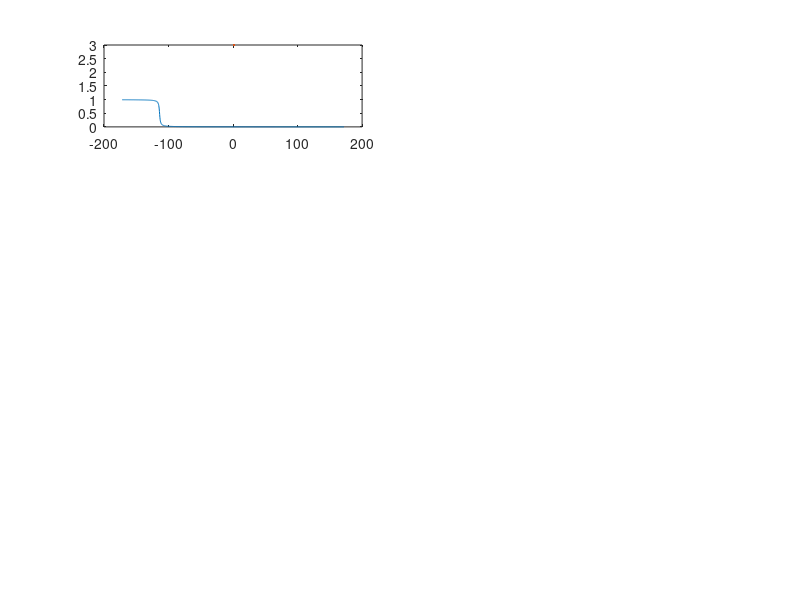

Source code (MATLAB): (Note: this script raises an error after producing the figure.)
clear all
close all

x = linspace(-3,3,1000);
imu = linspace(3,-3,1000);

As = 2;
Al = 2;
Ss = 1;

KdMax = 3.0;
kdMin = 0.5;

zero_leg = -4.0;
zero_shoulder = 0.07;

Slack = abs(zero_shoulder-zero_leg);

midpoint = 2.04;
As = 3; Al = 2; Ss = 1; L1 = 4.5; L2 = 2.5;
Switch_shoulder = 1-(1/pi)*atan(rad2deg(x+midpoint)-10) -0.5;
Switch_leg = 1-(1/pi)*atan(-rad2deg(x-midpoint) -3)-0.5; 


switching = 1-(1/pi)*atan(rad2deg(imu)+20)-1 ;

Ts = As*sin(rad2deg(x-midpoint)/10) + As;
Tleg = As*sin(rad2deg(x+midpoint)/10) -As

Ts_switch = (As*sin(rad2deg(x-midpoint)/10) + As).*((1/pi)*atan(rad2deg(x-midpoint)+18) +0.5);
Tleg_switch = (As*sin(rad2deg(x+midpoint)/10) -As).*((1/pi)*atan(-rad2deg(x+midpoint) +20)+0.5)



figure(1)

subplot(4,2,1)
plot(rad2deg(imu),Switch_leg,LineWidth=3)
title("$SW_{leg}$ (Switching)",Interpreter="latex",FontSize=20)
xlabel("$\theta_{mot} (degrees)$",Interpreter="latex",FontSize=15)
ylabel("ON/OFF",Interpreter="latex",FontSize=15)
xregion(-100,200,"FaceColor", 'g');
xregion(-200,-100,"FaceColor", 'b');
txt1 = {'Leg ON'};
text(-180,0.5,txt1, fontsize=15)
txt2 = {'Leg OFF'};
text(50,0.5,5,txt2,fontsize=15)

subplot(4,2,2)
plot(rad2deg(imu),Switch_shoulder,LineWidth=3)
title("$SW_{shoulder}$ (Switching)",Interpreter="latex",FontSize=20)
xlabel("$\theta_{mot} (degrees)$",Interpreter="latex",FontSize=15)
ylabel("ON/OFF",Interpreter="latex",FontSize=15)
xregion(100,200,"FaceColor", 'r');
xregion(-200,100,"FaceColor", 'g');
txt1 = {'Shoulder OFF'};
text(-100,0.5,txt1, fontsize=15)
txt2 = {'Shoulder',' ON'};
text(120,0.5,5,txt2,fontsize=15)



subplot(4,2,3)
plot(rad2deg(x),Tleg,LineWidth=3)
title("$\tau_{leg} $",Interpreter="latex",FontSize=20)
xlabel("$\theta_{mot} (degrees)$",Interpreter="latex",FontSize=15)
ylabel("$\tau_{mot} (N.m)$",Interpreter="latex",FontSize=15)
xregion(-100,100,"FaceColor", 'g'); % Note, 80 is the end point so if you pan past 80, the region will stop.
xregion(100, 200, "FaceColor", [1 0 0]);
xregion(-100, -200, "FaceColor", [0 0 0.6]); 
ylabel("$\tau_{mot} (N.m)$",Interpreter="latex",FontSize=15)
txt1 = {'Leg','ON'};
text(-180,-3,txt1, fontsize=15)
txt2 = {'Slack'};
text(-20,-3,5,txt2,fontsize=15)
txt3 = {'Shoulder','ON'};
text(120,-3,5,txt3,fontsize=15)




subplot(4,2,4)
plot(rad2deg(x),Ts,LineWidth=3)
title("$\tau_{shoulder} $",Interpreter="latex",FontSize=20)
xlabel("$\theta_{mot} (degrees)$",Interpreter="latex",FontSize=15)
ylabel("$\tau_{mot} (N.m)$",Interpreter="latex",FontSize=15)
xregion(-100,100,"FaceColor", 'g'); % Note, 80 is the end point so if you pan past 80, the region will stop.
xregion(100, 200, "FaceColor", [1 0 0]);
xregion(-100, -200, "FaceColor", [0 0 0.6]); 
ylabel("$\tau_{mot} (N.m)$",Interpreter="latex",FontSize=15)
txt1 = {'Leg','ON'};
text(-180,3,txt1, fontsize=15)
txt2 = {'Slack'};
text(-20,3,5,txt2,fontsize=15)
txt3 = {'Shoulder','ON'};
text(120,3,5,txt3,fontsize=15)

subplot(4,2,5)
plot(rad2deg(x),Tleg_switch,LineWidth=3)
title("$\tau_{leg}^{SW}$",Interpreter="latex",FontSize=20)
xlabel("$\theta_{mot} (degrees)$",Interpreter="latex",FontSize=15)
ylabel("$\tau_{mot} (N.m)$",Interpreter="latex",FontSize=15)
xregion(-100,100,"FaceColor", 'g'); % Note, 80 is the end point so if you pan past 80, the region will stop.
xregion(100, 200, "FaceColor", [1 0 0]);
xregion(-100, -200, "FaceColor", [0 0 0.6]); 
ylabel("$\tau_{mot} (N.m)$",Interpreter="latex",FontSize=15)
txt1 = {'Leg','ON'};
text(-180,-3,txt1, fontsize=15)
txt2 = {'Slack'};
text(-20,-3,5,txt2,fontsize=15)
txt3 = {'Shoulder','ON'};
text(120,-3,5,txt3,fontsize=15)


subplot(4,2,6)
plot(rad2deg(x),Ts_switch,LineWidth=3)
title("$\tau_{shoulder}^{SW}$",Interpreter="latex",FontSize=20)
xlabel("$\theta_{mot} (degrees)$",Interpreter="latex",FontSize=15)
ylabel("$\tau_{mot} (N.m)$",Interpreter="latex",FontSize=15)
xregion(-100,100,"FaceColor", 'g'); % Note, 80 is the end point so if you pan past 80, the region will stop.
xregion(100, 200, "FaceColor", [1 0 0]);
xregion(-100, -200, "FaceColor", [0 0 0.6]); 
ylabel("$\tau_{mot} (N.m)$",Interpreter="latex",FontSize=15)
txt1 = {'Leg','ON'};
text(-180,3,txt1, fontsize=15)
txt2 = {'Slack'};
text(-20,3,5,txt2,fontsize=15)
txt3 = {'Shoulder','ON'};
text(120,3,5,txt3,fontsize=15)


subplot(4,2,7)
plot(rad2deg(x),Ts_switch + Tleg_switch,LineWidth=3)
title("$\tau_{motor} = \tau_{shoulder}^{SW} + \tau_{leg}^{SW}$",Interpreter="latex",FontSize=20)
xlabel("$\theta_{mot} (degrees)$",Interpreter="latex",FontSize=15)
ylabel("$\tau_{mot} (N.m)$",Interpreter="latex",FontSize=15)
xregion(-100,100,"FaceColor", 'g'); % Note, 80 is the end point so if you pan past 80, the region will stop.
xregion(100, 200, "FaceColor", [1 0 0]);
xregion(-100, -200, "FaceColor", [0 0 0.6]); 
ylabel("$\tau_{mot} (N.m)$",Interpreter="latex",FontSize=15)
txt1 = {'Leg','ON'};
text(-180,3,txt1, fontsize=15)
txt2 = {'Slack'};
text(-20,3,5,txt2,fontsize=15)
txt3 = {'Shoulder','ON'};
text(120,3,5,txt3,fontsize=15)

subplot(4,2,8)
plot(rad2deg(x),switching,LineWidth=3)
title("$SW_{imu}$", Interpreter="latex",fontsize=20)
xlabel("$\theta_{imu} (degrees)$",Interpreter="latex",FontSize=15)
ylabel("$\tau_{mot} (N.m)$",Interpreter="latex",FontSize=15)
xregion(10,200,"FaceColor", [0 0.7 0]); % Note, 80 is the end point so if you pan past 80, the region will stop.
xregion(-200, 10, "FaceColor", [0 1 0]);
ylabel("$\tau_{mot} (N.m)$",Interpreter="latex",FontSize=15)



%%%%%%%%%%%%%%%%%%%%% 3d graph %%%%%%%%%%%%%%%

%colormaps
mymap1 = [0 0 0.7
    0 0 0.7
    0 0 0.7
    0 0 0.7
    1 1 1
    1 1 1
    1 1 1
    1 1 1
    1 1 1
    1 1 1
    1 1 1
    1 1 1
    1 1 1
    1 1 1
    1 1 1
    0.7 0 0
    0.7 0 0
    0.7 0 0
    0.7 0 0];

mymap2 = [0 1 0
    0 0.5 0
    0 0.5 0];


%% plot surfaces
midpoint = 2.04;
As = 3; Al = 2; Ss = 1; L1 = 4.5; L2 = 2.5;

%create surface
[X,Y] = meshgrid(-3:0.1:3,-0.5:0.1:2.2); %some x and y data
Ts_switch = (As*sin(rad2deg(X-midpoint)/10) + As).*((1/pi)*atan(rad2deg(X-midpoint)+18) +0.5);
Tleg_switch = (As*sin(rad2deg(X+midpoint)/10) -As).*((1/pi)*atan(-rad2deg(X+midpoint) +20)+0.5)
switching = 1-(1/pi)*atan(rad2deg(Y)-20)-1 ;
Z = Ts_switch+Tleg_switch+switching;

%Second green surface to use a different color map on it
[X2,Y2] = meshgrid(-midpoint+0.25:0.1:midpoint-0.20,-0.5:0.1:2.2);
Ts_switch2 = (As*sin(rad2deg(X2-midpoint)/10) + As).*((1/pi)*atan(rad2deg(X2-midpoint)+18) +0.5);
Tleg_switch2 = (As*sin(rad2deg(X2+midpoint)/10) -As).*((1/pi)*atan(-rad2deg(X2+midpoint) +20)+0.5)
switching2 = 1-(1/pi)*atan(rad2deg(Y2)-20)-1 ;
Z2 = Ts_switch2+Tleg_switch2+switching2;

figure(2)
ax1 = axes;
title("$\tau_{motor} = \tau_{shoulder}^{SW} + \tau_{leg}^{SW} + SW_{imu}$",Interpreter="latex",FontSize=25)
surf(rad2deg(X),rad2deg(Y),Z,X,'FaceAlpha',0.3,'EdgeAlpha',0.3,'DisplayName', 'torque'); %surface plot
ax2 = axes;
surf(rad2deg(X2),rad2deg(Y2),Z2,Y2,'FaceAlpha',0.6,'EdgeAlpha',0.3);
ax2.Visible = 'off';

% sketchy stuff to superpose the two surfaces correctly
hLink = linkprop([ax1,ax2],{'xLim','yLim','zLim','CameraUpVector','CameraPosition','CameraTarget'});
% Give each one its colormap
colormap(ax1,mymap1)
colormap(ax2,mymap2)
setappdata(gcf,'StoreTheLink',hLink);
% Add colorbars and get everything lined up
set([ax1,ax2],'Position',[.17 .11 .685 .815]);
cb1 = colorbar(ax1,'Position',[.88 .11 .02 .815],'Ticks',[-2.5,2.5],...
         'TickLabels',{'shoulder','leg'},fontsize=20);
cb2 = colorbar(ax2,'Position',[.88 .28 .02 .515],'Ticks',[-0.1,1.5],...
         'TickLabels',{'moving to arm','moving to leg'},fontsize=20);

cb1.Ruler.TickLabelRotation=90;
cb2.Ruler.TickLabelRotation=90;


%% plot orgine of the leg and shoulder

%origine shoulder:
y1 = -0.4:0.1:2.2; %some x path
x1 = linspace(midpoint-0.25,midpoint-0.25,length(y1));
InterpStyle = 'spline'; %you can choose cubic, nearest, makima, linear, or spline
z1 = interp2(rad2deg(X),rad2deg(Y),Z,rad2deg(x1),rad2deg(y1),'cubic',0); %Cast points(X,Y) on the surface by interpolating Z
hold on
plot3(rad2deg(x1),rad2deg(y1),z1,'-.','LineWidth',2,'Color',[0 0 0], 'DisplayName', 'Origine shoulder') %show the new data

%origine leg
y1 = -0.4:0.1:2.2; %some y path
x1 = linspace(-midpoint+0.25,-midpoint+0.25,length(y1)); %some x path
InterpStyle = 'spline'; %you can choose cubic, nearest, makima, linear, or spline
z1 = interp2(rad2deg(X),rad2deg(Y),Z,rad2deg(x1),rad2deg(y1),'cubic',0); %Cast points(X,Y) on the surface by interpolating Z
hold on
plot3(rad2deg(x1),rad2deg(y1),z1,'-k','LineWidth',2,'Color',[0 0 0], 'DisplayName', 'Origine leg') %show the new data

%% create the path of a scenario (lowering arm, then bending)

%path 1
x1 = midpoint-0.25:0.1:2.6; %some x path
y1 = linspace(-0.1,-0.1,length(x1)); %some y path
InterpStyle = 'spline'; %you can choose cubic, nearest, makima, linear, or spline
z1 = interp2(rad2deg(X),rad2deg(Y),Z,rad2deg(x1),rad2deg(y1),'nearest',0); %Cast points(X,Y) on the surface by interpolating Z
hold on
plot3(rad2deg(x1),rad2deg(y1),z1,'-k','LineWidth',4,'Color',[0 0 1]) %show the new data

%path 2
y1 = -0.1:0.1:0.1; %some x path
x1 = linspace(midpoint-0.25,midpoint-0.25,length(y1)); %some y path
InterpStyle = 'spline'; %you can choose cubic, nearest, makima, linear, or spline
z1 = interp2(rad2deg(X),rad2deg(Y),Z,rad2deg(x1),rad2deg(y1),'cubic',0); %your interpolated z values
hold on
plot3(rad2deg(x1),rad2deg(y1),z1,'-k','LineWidth',4,'Color',[0 0 1]) %show the new data

%path 3
x1 = -midpoint:0.05:midpoint-0.25; %some x path
y1 = linspace(1.5,0.1,length(x1)); %some y path
InterpStyle = 'spline'; %you can choose cubic, nearest, makima, linear, or spline
z1 = interp2(rad2deg(X),rad2deg(Y),Z,rad2deg(x1),rad2deg(y1),'makima',0); %your interpolated z values
hold on
plot3(rad2deg(x1),rad2deg(y1),z1,'-k','LineWidth',4,'Color',[0 0 1]) %show the new data

%path 4
x1 = -midpoint-0.4:0.05:-midpoint; %some x path
y1 = linspace(2.0,1.5,length(x1)); %some y path
InterpStyle = 'spline'; %you can choose cubic, nearest, makima, linear, or spline
z1 = interp2(rad2deg(X),rad2deg(Y),Z,rad2deg(x1),rad2deg(y1),'makima',0); %your interpolated z values
hold on
plot3(rad2deg(x1),rad2deg(y1),z1,'-k','LineWidth',4,'Color',[0 0 1]) %show the new data

%% create 3D labels
ArmDown = text(103,-21,1.2,'Arm down');
set(ArmDown,'BackgroundColor','white','EdgeColor','black',fontsize=15)

ArmUp = text(140,-6,7,'Arm up');
set(ArmUp,'BackgroundColor','white','EdgeColor','black',fontsize=15)

fullyBentdown = text(-131,97,-7,'Fully bent down');
set(fullyBentdown,'BackgroundColor','white','EdgeColor','black',fontsize=15)

slighltyBentDown = text(-102,80,0,'Slighlty bent down');
set(slighltyBentDown,'BackgroundColor','white','EdgeColor','black',fontsize=15)

hold off
xlabel("\textbf{$\theta_{m} (degrees)$}", Interpreter="latex",fontsize=25)
ylabel("$\theta_{imu} (degrees)$", Interpreter="latex",fontsize=25)
zlabel("$\tau_{m} (N.m)$", Interpreter="latex",fontsize=25)
legend({'','Origine shoulder','origine leg','Scenario','','',''}, 'FontSize',20, Location='northeast')










